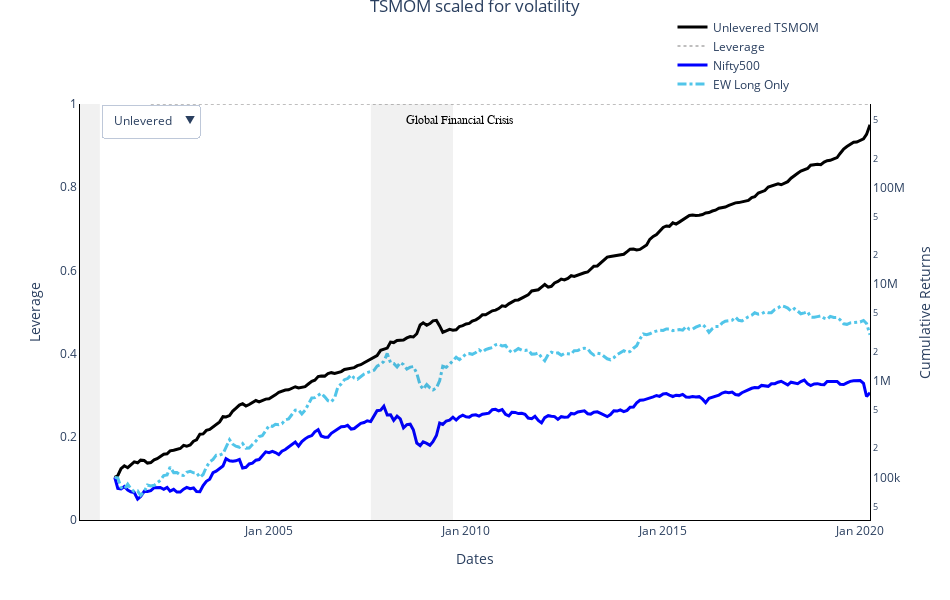

This figure's notebook cell:
### Code cell
ts_idx = levered.index
init_cap = 100000
trace_10 = Scatter(x = ts_idx,
                   y = unlevered.Cumulative * init_cap,
                   visible = True, 
                   name = 'Unlevered TSMOM',
                   yaxis = 'y2',
                   line = dict(dash = 'solid',
                               color = 'black', 
                               width = 3)
                 )
trace_20 = Scatter(x = ts_idx,
                   y = unlevered.Leverage,
                   visible = True,
                   name = 'Leverage',
#                    secondary_y = False,
                   yaxis = 'y1',
                   line = dict(dash = 'dot',
                               color = '#aaa9a9', 
                               width = 1.5, 
                               )
                 )
                  
trace_30 =  Scatter(x = ts_idx,
                    y = nifty_m_cum * init_cap,
                    visible = True,
                    name = 'Nifty500',
#                     secondary_y = True,
                    yaxis = 'y2',
                    line = dict(dash = 'solid', 
                                color = 'blue', 
                                width = 3)    
                   )

trace_11 = Scatter(x = ts_idx,
                   y = (levered.Cumulative * init_cap),
                   visible = False,
                   name = 'Levered TSMOM',
#                    secondary_y = True,
                   yaxis = 'y2',
                   line = dict(dash = 'solid',
                               color = 'black', 
                               width = 3)
                 )
trace_12 = Scatter(x = ts_idx,
                   y = (levered.Leverage),
                   visible = False,
                   name = 'Leverage',
#                    secondary_y = False,
                   yaxis = 'y1',
                   line = dict(dash = 'dot',
                               color = '#aaa9a9', 
                               width = 1.5),
                 )
trace_13 = Scatter(x = ts_idx,
                   y = (nifty_m_cum) * init_cap,
                   visible = False,
                   name = 'Nifty 500',
#                    secondary_y = True,
                   yaxis = 'y2',
                   line = dict(dash = 'solid',
                               color = 'blue', 
                               width = 3,
                              )
                  )

trace100 = Scatter(x = EW.index ,
                   y = EW * init_cap, 
                   visible = True, 
                   name = 'EW Long Only',
#                    secondary_y = True, 
                   yaxis = 'y2', 
                   line = dict(dash = 'dashdot', 
                               color = '#51c5e9', 
                               width = 3), 
                  )
data_ttl = [trace_10, trace_20, trace_30, trace_11, trace_12, trace_13, trace100]
updatemenus = list([dict(#type="buttons", 
                         active= 0, 
                         
                         buttons=list([dict(label = 'Unlevered',  
                                            method = 'update', 
                                            args = [{'visible': [True, True, True, False, False, False, True]},]),
                       
                                       dict(label = 'Levered', 
                                            method = 'update', 
                                            args = [{'visible': [False, False, False, True, True, True, True]},]), 
                                       
                                      ]),  
                         x = 0.15,
                         y = 1
                        ),
                   ], 
                   
                  )

lay = Layout(title = dict(text = 'TSMOM scaled for volatility',
                          x = 0.5,
                          y = 1,
                         ),
             legend = dict(x = 0.75, y = 1.22),

             xaxis = dict(title = 'Dates', 
                          showgrid = True, 
                          showticklabels = True,
                          linecolor = 'black',
                          tickformat = '%b %Y',
                          hoverformat = '%b %Y'
                         ),
              yaxis = dict(title = 'Leverage', 
                          showgrid = False,
                          showticklabels = True,
                          linecolor = 'black',
#                            secondary_y = False,
                          range = [0, int(levered.Leverage.max())],   
                          ),
              yaxis2 = dict(title = 'Cumulative Returns', 
                            showgrid = False,
                            showticklabels = True,
                            linecolor = 'black',
#                             range = [4.7, 9],
#                             nticks = 5,
                            type = 'log',
#                             secondary_y = True
#                             tickformat = "$0,.0f",
                            separatethousands = True,
                            side = 'right',
                            overlaying = 'y'
                          ),
             hovermode= 'x unified',
             
             paper_bgcolor = 'white',
             plot_bgcolor = 'white',
             autosize = False,
             height = 600,
             width = 950,
             showlegend = True,
             updatemenus = updatemenus,

             shapes = [
                 {
                     'type' : 'line',
                     'xref' : 'paper',
                     'x0' : 0,
                     'y0' : init_cap,
                     'x1' : 1,
                     'y1' : init_cap,
                     'line' : {
                         
                         'color': 'black',
                         'width': 1,
                         'dash': 'dash'
                             },
                 },
                     {
                      'x0':'2000-03-15', 
                      'x1':'2000-09-15', 
                      'yref': 'paper',
                      'y0':0,
                      'y1':1,
                      'fillcolor':'rgba(30,30,30,0.3)',  
                      'opacity':.2, 
                      'line' : {'width': 0
                               },
                      },
                     {
                      
                      'x0':'2007-08-01', 
                      'x1':'2009-09-01', 
                      'yref': 'paper',
                      'y0':0,
                      'y1':1,
                      'fillcolor':'rgba(30,30,30,0.3)',  
                      'opacity':.2, 
                      'line' : {'width': 0
                               },
                      },
             ]
            )
annot = []

annot.extend([dict(xref = 'paper',
                  yref = 'paper',
                  x= 0.55, 
                  y= 0.98,
                  xanchor ='right', 
                  yanchor='auto',
                  text= 'Global Financial Crisis',
                  font=dict(family='<b>Arial<b>',
                            size= 12, 
                            color= 'black',
                           ),
                  showarrow=False), 
#             dict(xref = 'paper',
#                   yref = 'paper',
#                   x= 0.215, 
#                   y= 0.98,
#                   xanchor ='right', 
#                   yanchor='auto',
#                   text= 'Dotcom',
#                   font=dict(family='<b>Arial<b>',
#                             size= 12, 
#                             color= 'black',
#                            ),
#                   showarrow=False)
             ]
            )

lay['annotations'] = annot
fig_ttl = Figure(data = data_ttl, layout = lay)
# iplot(fig_ttl, 
#       show_link = False, 
# #       filename = '/Users/Ravi/Desktop/Git/india-famafrench/docs/_static/IndiaMom.html'
#      )
# py.iplot(fig_ttl)
iplot(fig_ttl)

### Figure 1 — Plotly figure (JSON) as saved in the notebook; plotly's stock layout.template omitted (floating-point values rounded to 4 significant figures; data arrays with more than 128 entries replaced by an {"elided": "..."} marker saying what was removed)
{"data": [{"line": {"color": "black", "dash": "solid", "width": 3}, "name": "Unlevered TSMOM", "type": "scatter", "visible": true, "x": {"elided": "231 str values"}, "y": {"elided": "231 float values"}, "yaxis": "y2"}, {"line": {"color": "#aaa9a9", "dash": "dot", "width": 1.5}, "name": "Leverage", "type": "scatter", "visible": true, "x": {"elided": "231 str values"}, "y": {"elided": "231 int values"}, "yaxis": "y"}, {"line": {"color": "blue", "dash": "solid", "width": 3}, "name": "Nifty500", "type": "scatter", "visible": true, "x": {"elided": "231 str values"}, "y": {"elided": "231 float values"}, "yaxis": "y2"}, {"line": {"color": "black", "dash": "solid", "width": 3}, "name": "Levered TSMOM", "type": "scatter", "visible": false, "x": {"elided": "231 str values"}, "y": {"elided": "231 float values"}, "yaxis": "y2"}, {"line": {"color": "#aaa9a9", "dash": "dot", "width": 1.5}, "name": "Leverage", "type": "scatter", "visible": false, "x": {"elided": "231 str values"}, "y": {"elided": "231 float values"}, "yaxis": "y"}, {"line": {"color": "blue", "dash": "solid", "width": 3}, "name": "Nifty 500", "type": "scatter", "visible": false, "x": {"elided": "231 str values"}, "y": {"elided": "231 float values"}, "yaxis": "y2"}, {"line": {"color": "#51c5e9", "dash": "dashdot", "width": 3}, "name": "EW Long Only", "type": "scatter", "visible": true, "x": {"elided": "231 str values"}, "y": {"elided": "231 float values"}, "yaxis": "y2"}], "layout": {"annotations": [{"font": {"color": "black", "family": "<b>Arial<b>", "size": 12}, "showarrow": false, "text": "Global Financial Crisis", "x": 0.55, "xanchor": "right", "xref": "paper", "y": 0.98, "yanchor": "auto", "yref": "paper"}], "autosize": false, "height": 600, "hovermode": "x unified", "legend": {"x": 0.75, "y": 1.22}, "paper_bgcolor": "white", "plot_bgcolor": "white", "shapes": [{"line": {"color": "black", "dash": "dash", "width": 1}, "type": "line", "x0": 0, "x1": 1, "xref": "paper", "y0": 100000, "y1": 100000}, {"fillcolor": "rgba(30,30,30,0.3)", "line": {"width": 0}, "opacity": 0.2, "x0": "2000-03-15", "x1": "2000-09-15", "y0": 0, "y1": 1, "yref": "paper"}, {"fillcolor": "rgba(30,30,30,0.3)", "line": {"width": 0}, "opacity": 0.2, "x0": "2007-08-01", "x1": "2009-09-01", "y0": 0, "y1": 1, "yref": "paper"}], "showlegend": true, "title": {"text": "TSMOM scaled for volatility", "x": 0.5, "y": 1}, "updatemenus": [{"active": 0, "buttons": [{"args": [{"visible": [true, true, true, false, false, false, true]}], "label": "Unlevered", "method": "update"}, {"args": [{"visible": [false, false, false, true, true, true, true]}], "label": "Levered", "method": "update"}], "x": 0.15, "y": 1}], "width": 950, "xaxis": {"hoverformat": "%b %Y", "linecolor": "black", "showgrid": true, "showticklabels": true, "tickformat": "%b %Y", "title": {"text": "Dates"}}, "yaxis": {"linecolor": "black", "range": [0, 1], "showgrid": false, "showticklabels": true, "title": {"text": "Leverage"}}, "yaxis2": {"linecolor": "black", "overlaying": "y", "separatethousands": true, "showgrid": false, "showticklabels": true, "side": "right", "title": {"text": "Cumulative Returns"}, "type": "log"}}}
